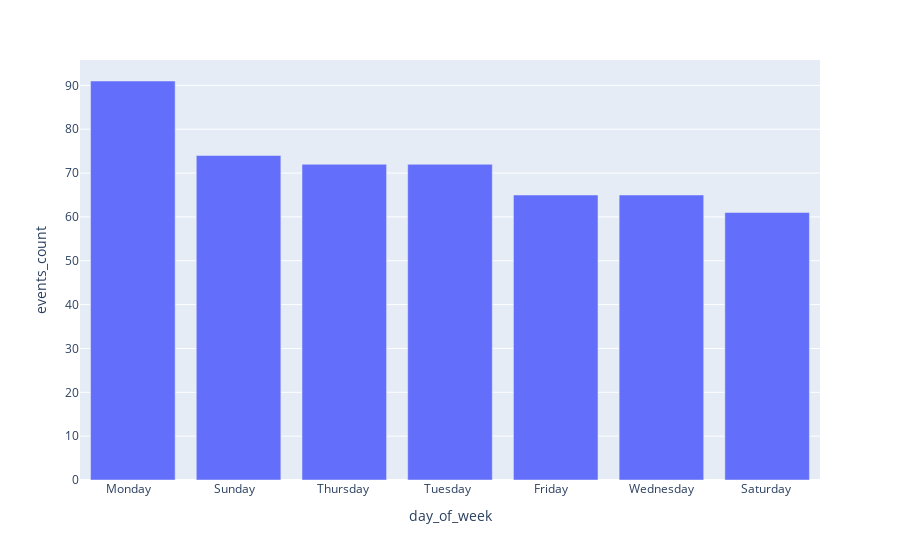

The cell this chart's notebook holds for it:
### Code cell
df_activity_by_day=pd.read_sql(
    sql=activity_by_day,
    con=conn
)

df=df_activity_by_day.groupby(['day_of_week'])[['events_count']].sum()
df.reset_index(inplace=True)
fig=px.bar(data_frame=df.sort_values(by='events_count', ascending=False), x='day_of_week', y='events_count')
fig.show()

### Figure 1 — Plotly figure (JSON) as saved in the notebook; plotly's stock layout.template omitted (floating-point values rounded to 4 significant figures)
{"data": [{"hovertemplate": "day_of_week=%{x}<br>events_count=%{y}<extra></extra>", "legendgroup": "", "marker": {"color": "#636efa", "pattern": {"shape": ""}}, "name": "", "orientation": "v", "showlegend": false, "textposition": "auto", "type": "bar", "x": ["Monday   ", "Sunday   ", "Thursday ", "Tuesday  ", "Friday   ", "Wednesday", "Saturday "], "xaxis": "x", "y": [91, 74, 72, 72, 65, 65, 61], "yaxis": "y"}], "layout": {"autosize": true, "barmode": "relative", "legend": {"tracegroupgap": 0}, "margin": {"t": 60}, "xaxis": {"anchor": "y", "autorange": true, "domain": [0, 1], "range": [-0.5, 6.5], "title": {"text": "day_of_week"}, "type": "category"}, "yaxis": {"anchor": "x", "autorange": true, "domain": [0, 1], "range": [0, 95.79], "title": {"text": "events_count"}, "type": "linear"}}}
